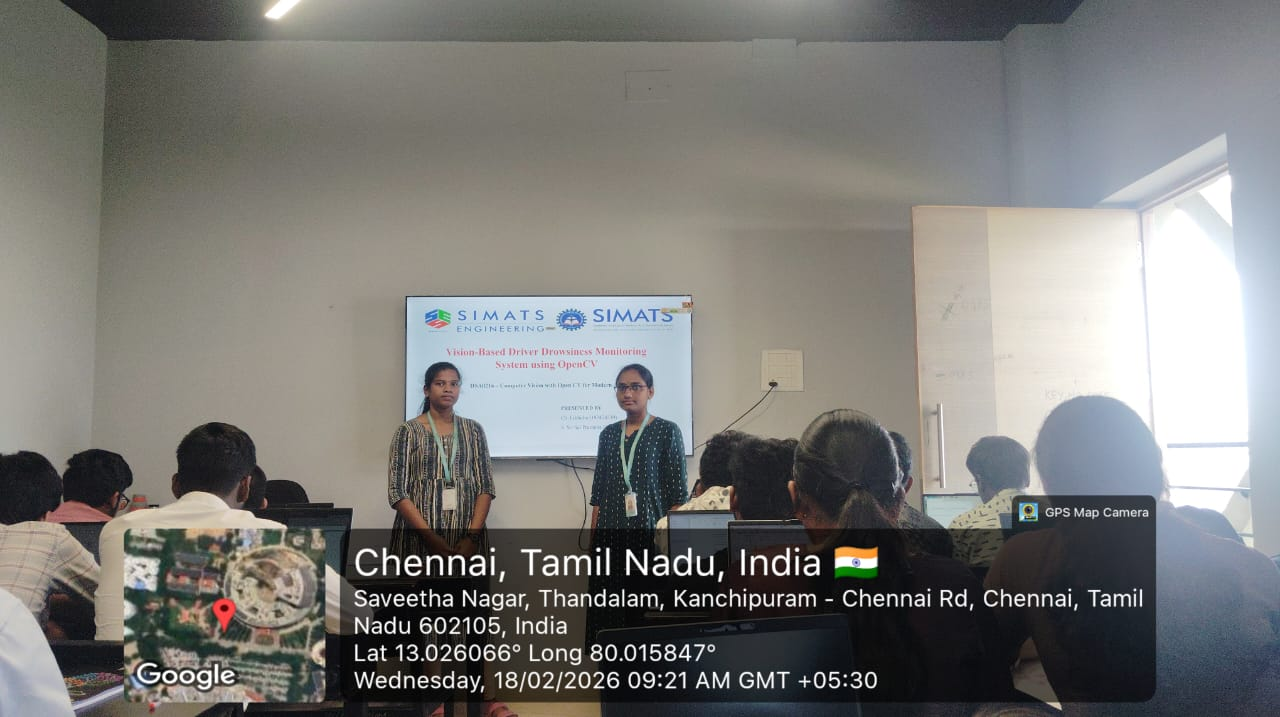
#> input picture Capstone Project Photo.jpg, 1280 x 717 px
$ jupyter execute 'Activity 3.ipynb'   (shell and % lines are left out)
#> lines starting #> are read from the running program, lines starting #| are printed output that depends on the picture; after the words box and inside, x2 and y2 are one past the last pixel; in counts of white or black regions, pixels touching at a corner belong together
[cell 1]
# Install OpenCV (if needed)

import cv2
import numpy as np
from google.colab import files
from google.colab.patches import cv2_imshow

# ==============================
# STEP 1: Upload image
# ==============================
uploaded = files.upload()
#> the answer given: Capstone Project Photo.jpg
image_path = next(iter(uploaded))

# ==============================
# STEP 2: Read image
# ==============================
image = cv2.imread(image_path)
#> image is the input picture: shape (717, 1280, 3); mean B, G, R 119.8, 122.8, 123.4

# ==============================
# STEP 3: Convert to grayscale
# ==============================
gray = cv2.cvtColor(image, cv2.COLOR_BGR2GRAY)
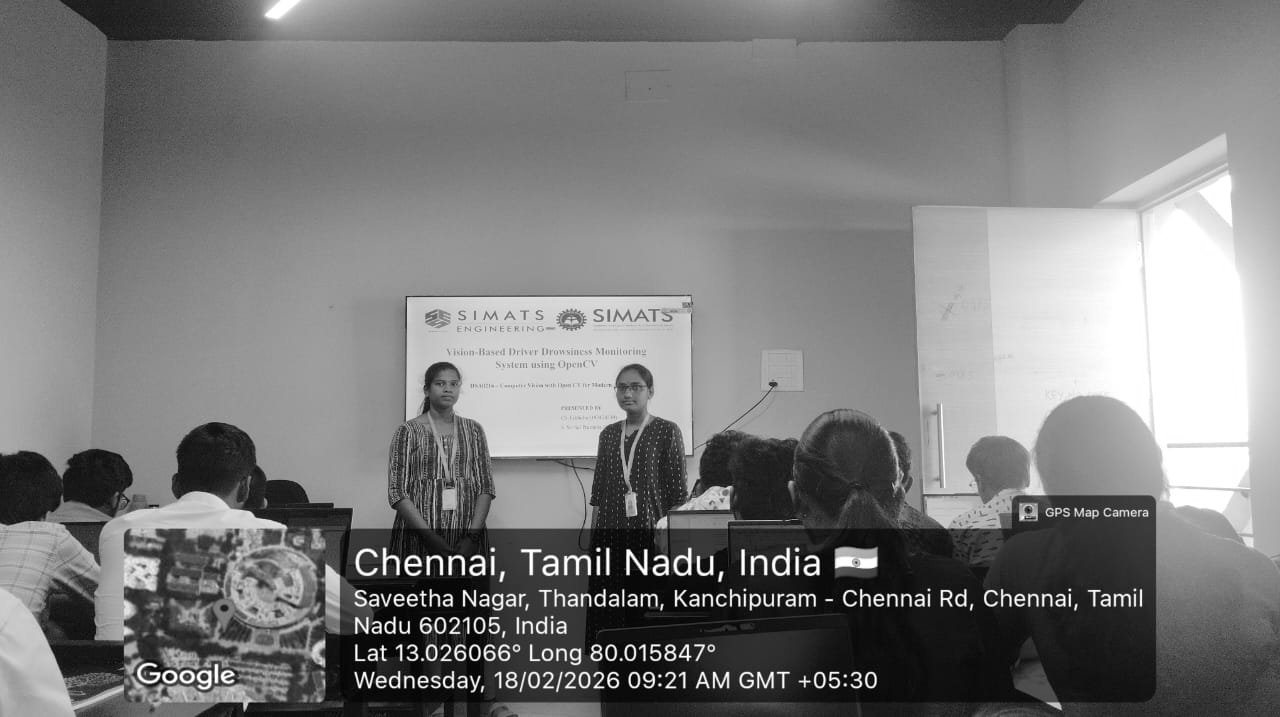
#> gray: shape (717, 1280); min 0, max 255, mean 122.6

# ==============================
# STEP 4: Binary threshold (separates regions)
# ==============================
_, binary = cv2.threshold(gray, 127, 255, cv2.THRESH_BINARY)
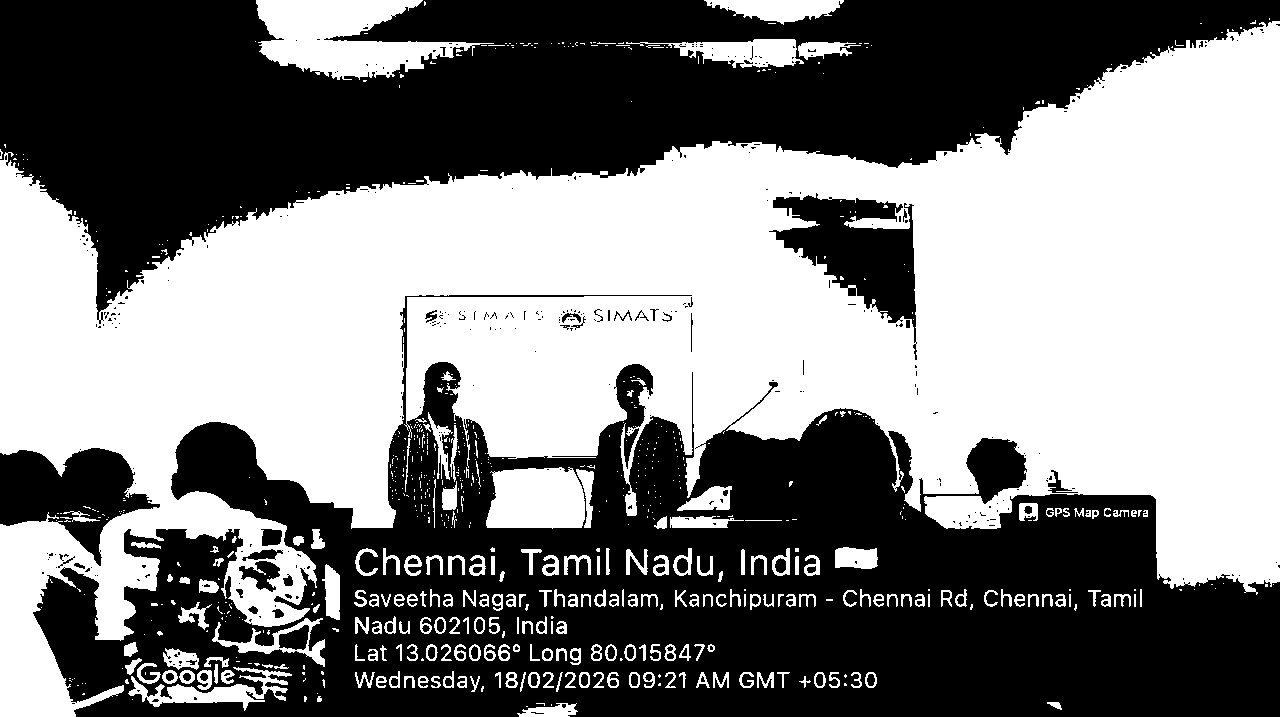
#> binary: shape (717, 1280); 49.9% white; 720 white regions (496 under 20 px), largest, box (x1, y1, x2, y2) and area: (0, 21, 1280, 717) 409450, (256, 0, 494, 80) 10252, (486, 467, 585, 529) 5337

# ==============================
# STEP 5: Connected Component Analysis (Region Tracing)
# ==============================
num_labels, labels, stats, centroids = cv2.connectedComponentsWithStats(binary)
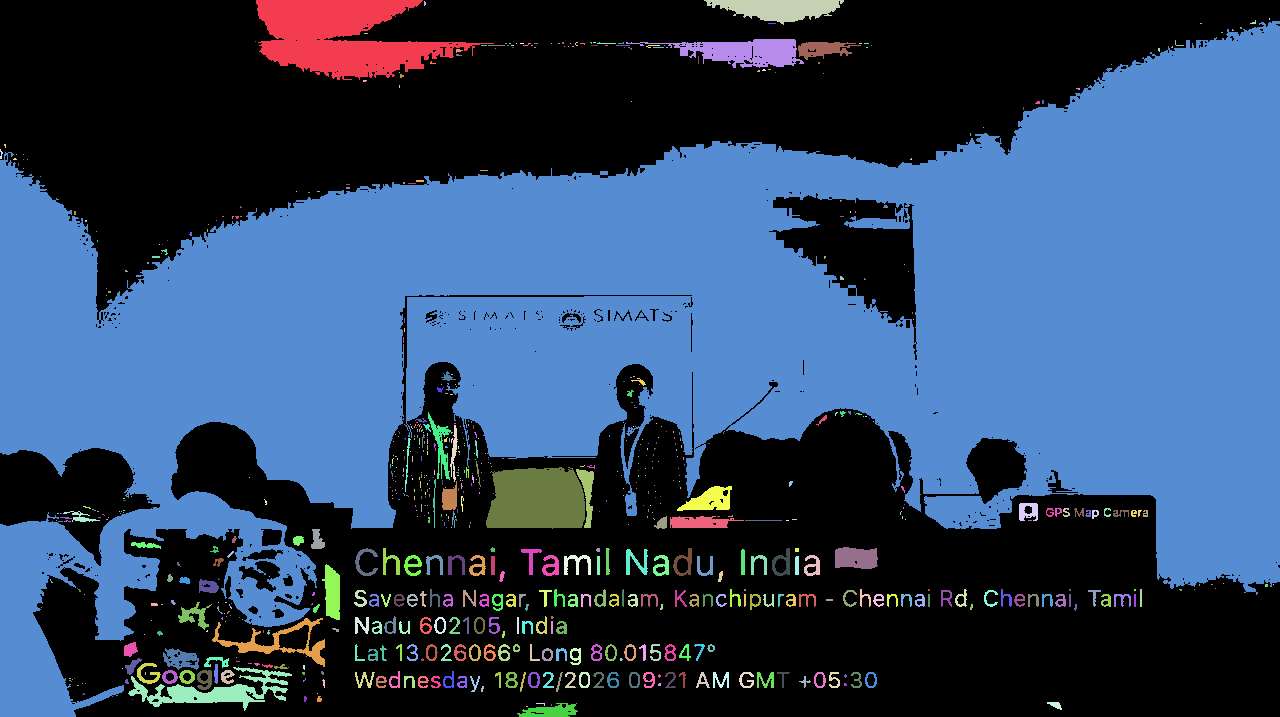
#> labels: shape (717, 1280) int32; 721 distinct labels, from 0 to 720; one colour per label, 0 black
#> num_labels = 721; stats = 721 rows, first 6: [0, 0, 1280, 717, 459431], [256, 0, 238, 80, 10252], [424, 1, 2, 5, 8], [704, 0, 140, 25, 2098], [1269, 18, 1, 2, 2], [1250, 20, 6, 4, 12]; centroids = 721 pairs, first value 0.75 to 1273, second value 3 to 711

# ==============================
# STEP 6: Draw bounding boxes for regions
# ==============================
output = image.copy()

for i in range(1, num_labels):  # skip background
    x = stats[i, cv2.CC_STAT_LEFT]
    y = stats[i, cv2.CC_STAT_TOP]
    w = stats[i, cv2.CC_STAT_WIDTH]
    h = stats[i, cv2.CC_STAT_HEIGHT]
#> this loop made 720 passes
#> (x, y, w, h) on passes 1 to 3: (256, 0, 238, 80), (424, 1, 2, 5), (704, 0, 140, 25)

cv2.rectangle(output, (x, y), (x+w, y+h), (0, 255, 0), 2)
#> output: shape (717, 1280, 3); under 0.01% of pixels changed, all inside (x1, y1, x2, y2) = (525, 705, 530, 709)

# ==============================
# STEP 7: Show results
# ==============================
print("Original Image")
cv2_imshow(image)

print("Binary Image")
cv2_imshow(binary)

print("Region Tracing Output")
cv2_imshow(output)

print("Total Regions Detected:", num_labels - 1)
#| Total Regions Detected: 720
